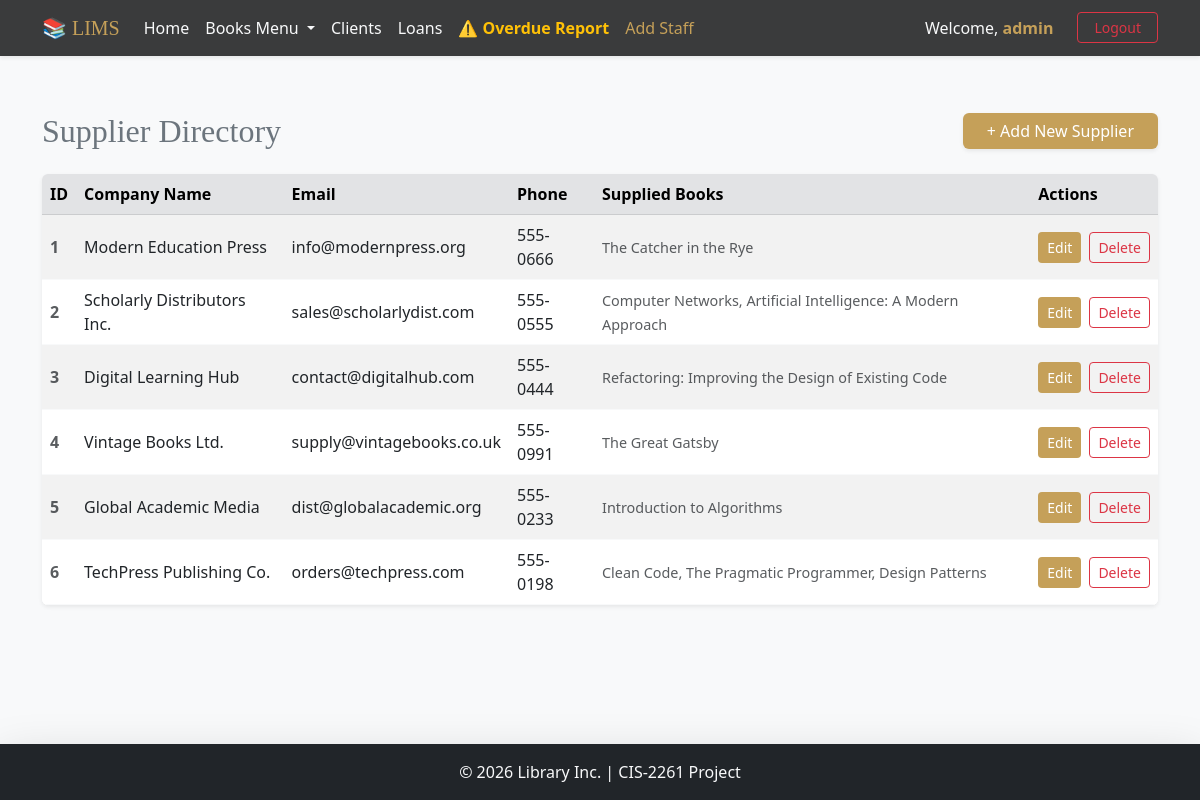
Screenshot of /index.php?page=suppliers (signed in) with the database file from the repository.
### tables this page shows
CREATE TABLE `suppliers` (
  `id` int(11) NOT NULL,
  `name` varchar(100) NOT NULL,
  `email` varchar(100) DEFAULT NULL,
  `phone` varchar(20) DEFAULT NULL
);

### app/controllers/SupplierController.php (called while the page is built, shortened)
<?php
class SupplierController {
    private $supplierModel;
    public function __construct() {
        $this->supplierModel = new SupplierModel();
    }
    public function index() {
        $suppliers = $this->supplierModel->getAll();
        include __DIR__ . '/../views/suppliers/list.php';
    }
}
?>

### app/config/config.php (called while the page is built, shortened)
<?php
spl_autoload_register(function($class) {
    $file = APP_PATH . 'models/' . $class . '.php';
});
?>

### app/models/SupplierModel.php (called while the page is built, shortened)
<?php
require_once __DIR__ . '/../config/database.php';
class SupplierModel {
    private $conn;
    private $table = "suppliers";
    public function __construct() {
        $database = new Database();
        $this->conn = $database->getConnection();
    }
    public function getAll() {
        $query = "SELECT s.*, GROUP_CONCAT(b.title SEPARATOR ', ') as supplied_books
                  FROM " . $this->table . " s
                  LEFT JOIN books b ON s.id = b.supplier_id
                  GROUP BY s.id
                  ORDER BY s.id DESC";
        $stmt = $this->conn->prepare($query);
        $stmt->execute();
        return $stmt->fetchAll();
    }
}
?>

### app/config/database.php (called while the page is built, shortened)
<?php
class Database {
    private $host = 'localhost';
    private $db_name = 'lims';
    private $username = 'root';
    private $password = '';
    public function getConnection() {
        $this->conn = null;
        try {
            $this->conn = new PDO(
                "mysql:host=" . $this->host . ";dbname=" . $this->db_name,
                $this->username,
                $this->password
            );
            $this->conn->setAttribute(PDO::ATTR_ERRMODE, PDO::ERRMODE_EXCEPTION);
            $this->conn->setAttribute(PDO::ATTR_DEFAULT_FETCH_MODE, PDO::FETCH_ASSOC);
        } catch(PDOException $e) {
            echo "Connection Error: " . $e->getMessage();
        }
        return $this->conn;
    }
}
?>

### app/views/suppliers/list.php (the view, shortened to what this page needs)
<?php include __DIR__ . '/../layout/header.php'; ?>
    <div class="d-flex justify-content-between align-items-center mb-4 mt-2">
        <h2 class="mb-0 text-secondary" style="font-family: Georgia, serif;">Supplier Directory</h2>
        <a href="index.php?page=suppliers_create" class="btn shadow-sm px-4" style="background-color: #c5a059; color: #fff; border: none; font-weight: 500;">
            + Add New Supplier
        </a>
    </div>
    <div class="table-responsive shadow-sm rounded">
        <table class="table table-striped table-hover mb-0 align-middle border-light">
            <thead class="table-secondary text-secondary">
            <tr>
                <th>ID</th>
                <th>Company Name</th>
                <th>Email</th>
                <th>Phone</th>
                <th>Supplied Books</th> <th>Actions</th>
            </tr>
            </thead>
            <tbody class="bg-white">
            <?php if (!empty($suppliers)): ?>
                <?php $row_count = 1; ?>
                <?php foreach ($suppliers as $supplier): ?>
                    <tr>
                        <td class="fw-bold text-muted"><?= $row_count++ ?></td>
                        <td class="fw-medium text-dark"><?= htmlspecialchars($supplier['name']) ?></td>
                        <td><?= htmlspecialchars($supplier['email'] ?? 'N/A') ?></td>
                        <td><?= htmlspecialchars($supplier['phone'] ?? 'N/A') ?></td>
                        <td>
                            <?php if (!empty($supplier['supplied_books'])): ?>
                                <span class="text-muted" style="font-size: 0.9em;">
                                    <?= htmlspecialchars($supplier['supplied_books']) ?>
                                </span>
                            <?php else: ?>
                                <span class="text-black-50 fst-italic" style="font-size: 0.9em;">None</span>
                            <?php endif; ?>
                        </td>
                        <td>
                            <div class="d-flex gap-2">
                                <a href="index.php?page=suppliers_edit&id=<?= $supplier['id'] ?>" class="btn btn-sm text-white" style="background-color: #c5a059;">Edit</a>
                                <form method="post" action="index.php?page=suppliers_delete" onsubmit="return confirm('Are you sure you want to delete this supplier?');">
                                    <button type="submit" class="btn btn-sm btn-outline-danger">Delete</button>
                                </form>
                            </div>
                        </td>
                    </tr>
                <?php endforeach; ?>
            <?php else: ?>
                <tr><td colspan="6" class="text-center py-4 text-muted">No suppliers registered.</td></tr>
            <?php endif; ?>
            </tbody>
        </table>
    </div>
<?php include __DIR__ . '/../layout/footer.php'; ?>

### app/views/layout/header.php (style rules this page uses)
body { display: flex; flex-direction: column; min-height: 100vh; }

### rows the page displays
suppliers: name "Modern Education Press", email "info@modernpress.org", phone "555-0666", supplied_books "The Catcher in the Rye"
suppliers: name "Scholarly Distributors Inc.", email "sales@scholarlydist.com", phone "555-0555", supplied_books "Computer Networks, Artificial Intelligence: A Modern Approach"
suppliers: name "Digital Learning Hub", email "contact@digitalhub.com", phone "555-0444", supplied_books "Refactoring: Improving the Design of Existing Code"
suppliers: name "Vintage Books Ltd.", email "supply@vintagebooks.co.uk", phone "555-0991", supplied_books "The Great Gatsby"
suppliers: name "Global Academic Media", email "dist@globalacademic.org", phone "555-0233", supplied_books "Introduction to Algorithms"
suppliers: name "TechPress Publishing Co.", email "orders@techpress.com", phone "555-0198", supplied_books "Clean Code, The Pragmatic Programmer, Design Patterns"

### other values shown
$_SESSION['username'] "admin"
